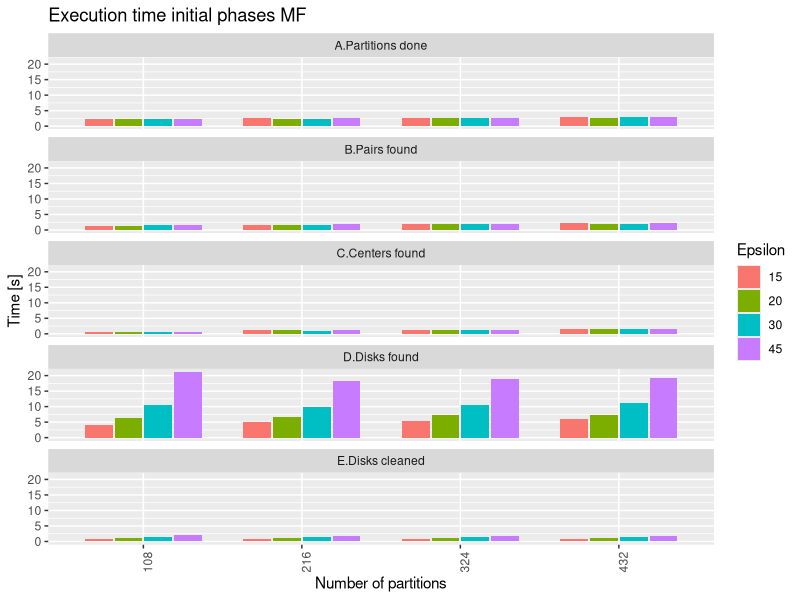
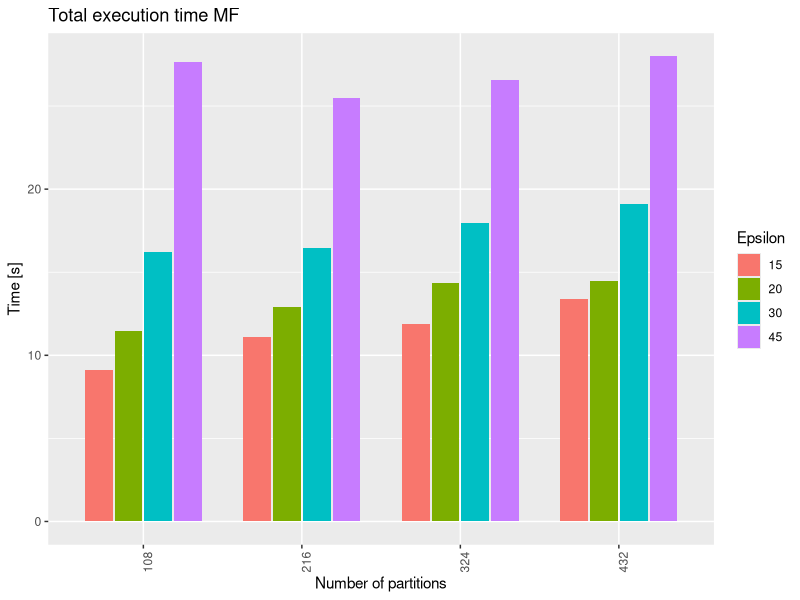
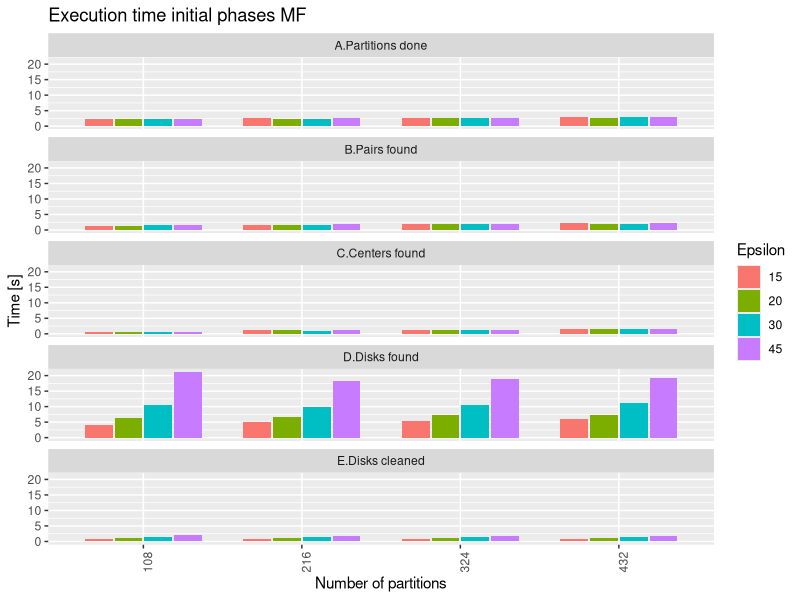
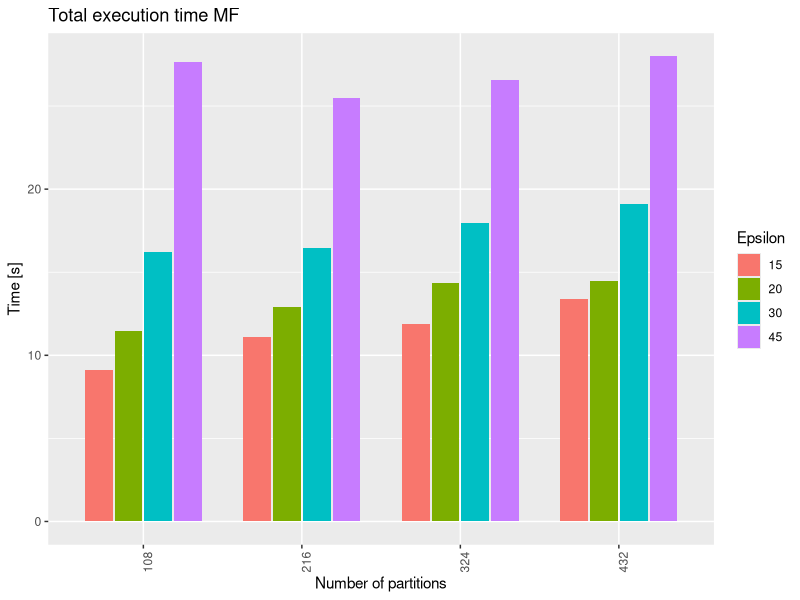

Source code (R) for these figures, in order:
require(tidyverse)

log = enframe(readLines("Experiment.txt"))
paramsPattern = "epsilon |parallelism |partitions "
getParams <- function(command){
  params = str_trim(str_split(command, "--")[[1]])
  params = params[grepl(paramsPattern, params)]
  return(paste(params, collapse = " "))
}
spark = log %>% filter(grepl(value, pattern = "SparkSubmit")) %>% 
  separate(value, into = c(NA, "appId", "command"), sep = "\\|")
spark$params = spark$command %>% map(getParams)
spark = spark %>% separate(params, into = c(NA,"Epsilon", NA,"Partitions", NA,"Parallelism", NA,"Partitions2"), sep = " ") %>%
  #filter(Parallelism == 324) %>%
  select(appId, Epsilon, Partitions)

fieldsGeoTester = c("Timestamp","Tag1","appId","Phase","Tag2","Time")
mf = log %>% filter(grepl(value, pattern = "\\|Time\\|")) %>% 
  separate(value, fieldsGeoTester, sep = "\\|") %>%
  mutate(Time = as.numeric(Time)) %>%
  select(appId, Phase, Time)

data = mf %>% inner_join(spark, by = c("appId")) %>% select(Epsilon, Partitions, Phase, Time)

data1 = data %>% group_by(Phase, Partitions, Epsilon) %>% summarise(Time = mean(Time))

p = ggplot(data = data1, aes(x = factor(Partitions), y = Time, fill = Epsilon)) +
  geom_bar(stat="identity", position=position_dodge(width = 0.75), width = 0.7) + 
  facet_wrap(~Phase, ncol = 1) +
  theme(axis.text.x = element_text(angle = 90, hjust = 1)) + 
  labs(x="Number of partitions", y="Time [s]", title="Execution time initial phases MF") 
plot(p)
ggsave("PartitionTimeEpsilonPhase.pdf", width = 8, height = 7, device = "pdf")

data2 = data1 %>% group_by(Partitions, Epsilon) %>% summarise(Time = sum(Time))
p = ggplot(data = data2, aes(x = factor(Partitions), y = Time, fill = Epsilon)) +
  geom_bar(stat="identity", position=position_dodge(width = 0.75), width = 0.7) +
  theme(axis.text.x = element_text(angle = 90, hjust = 1)) + 
  labs(x="Number of partitions", y="Time [s]", title="Total execution time MF") 
plot(p)
ggsave("PartitionTimeEpsilonPhaseTotal.pdf", width = 8, height = 7, device = "pdf")  